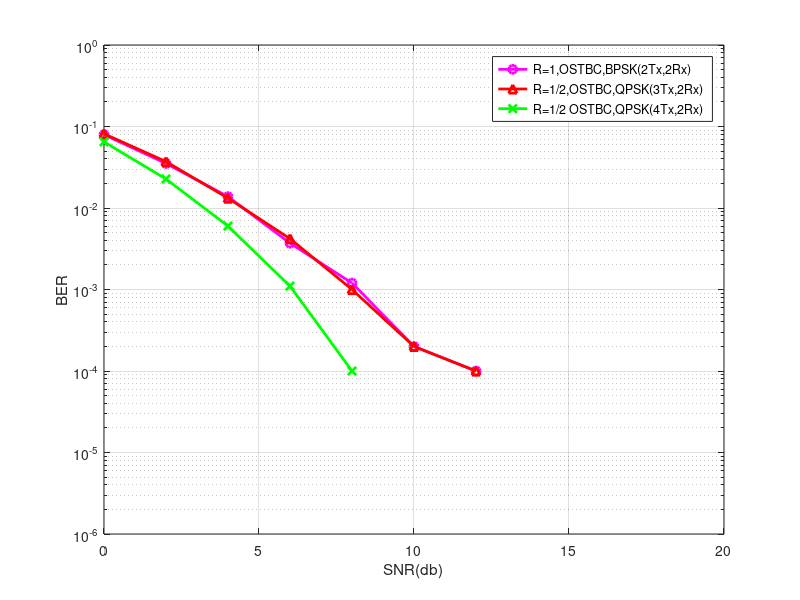

Recreate this plot in MATLAB.
uncoded=[ 0.0573    0.0334    0.0175    0.0079    0.0035    0.0018    0.0007    0.0003    0.0001    0.0000    0.0000]
alamouti=[ 0.0794    0.0352    0.0138    0.0037    0.0012    0.0002    0.0001         0         0         0         0]
Gostbc_three_tx=[ 0.0814    0.0371    0.0132    0.0042    0.0010    0.0002    0.0001         0         0         0         0]
Gostbc_four_tx=[ 0.0648    0.0227    0.0060    0.0011    0.0001    0.0000         0         0         0         0         0]
SNR=[0:2:20];
% semilogy(SNR,uncoded,'-b*')
% hold on

semilogy(SNR,alamouti,'-mo','LineWidth',2)
hold on

semilogy(SNR,Gostbc_three_tx,'-r^','LineWidth',2)

semilogy(SNR,Gostbc_four_tx,'-gx','LineWidth',2)

axis([SNR([1 end]) 1e-6 1e0]);
legend('R=1,OSTBC,BPSK(2Tx,2Rx)','R=1/2,OSTBC,QPSK(3Tx,2Rx)','R=1/2 OSTBC,QPSK(4Tx,2Rx)')
xlabel('SNR(db)')
ylabel('BER')
grid on; 
% title('1bit/(sHZ),2 receive antennas')